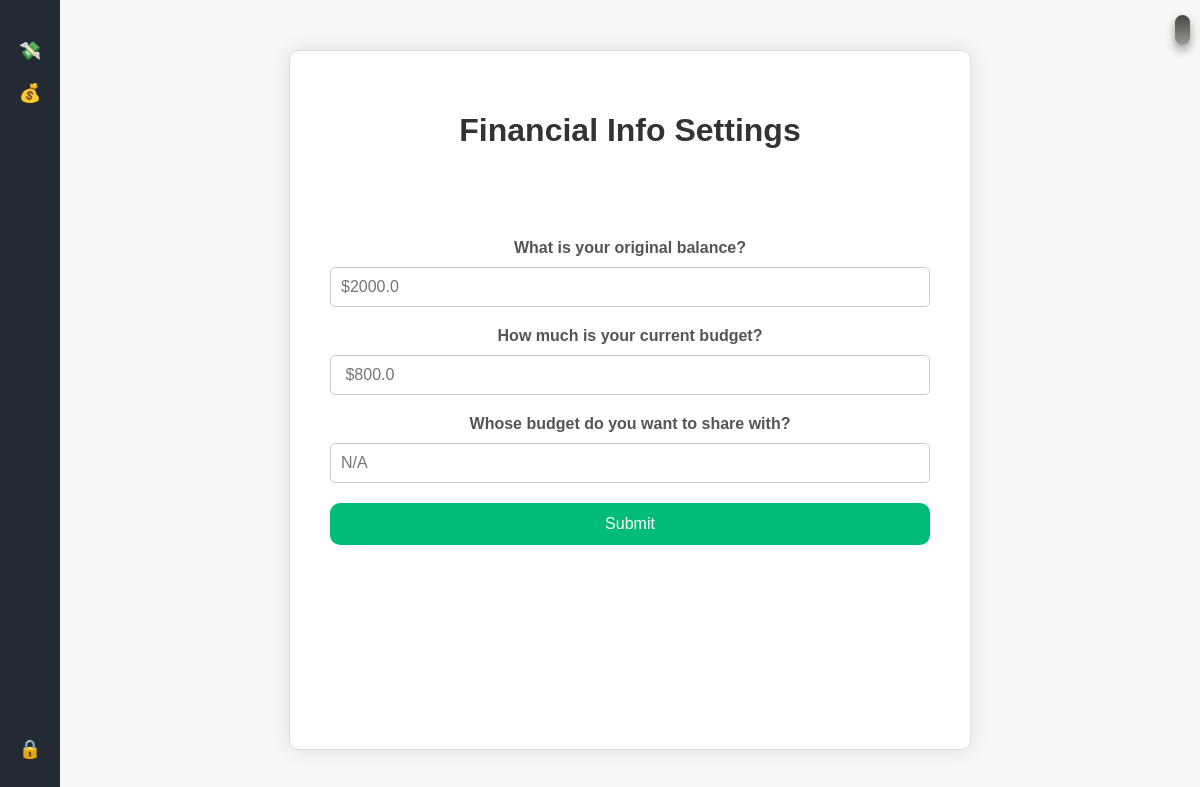
/settings/fillform (signed in), run on the app's committed database.
### models.py (models this page shows, shortened)
class Customers(db.Model):
    cid = Column(Integer, primary_key=True)
    email = Column(String(255), nullable=False)
    first_name = Column(String(255), nullable=False)
    last_name = Column(String(255), nullable=False)
    password = Column(String(256), nullable=False)
    expenses = relationship("Expenses", back_populates="customer")
    shares_1 = relationship("Shares", foreign_keys="Shares.joint_id_1")
    shares_2 = relationship("Shares", foreign_keys="Shares.joint_id_2")
    balance = Column(Float, default=0)
    budget = Column(Float, default=0)
    joint = Column(String(255), default=None)
    spent = Column(Float, default=0)

### main.py (the view)
@app.route("/settings/fillform")
def set():
    if 'cid' not in session:
        return redirect(url_for('login'))
    customer = db.session.execute(db.select(Customers).where(
        Customers.cid == session['cid'])).scalar()
    return render_template('settings.html', balance=customer.balance, budget=customer.budget, joint=customer.joint)

### templates/settings.html (shortened to what this page needs)
{% extends "base.html" %}
{% block content %}
<link rel="stylesheet" href="{{ url_for('static', filename = 'settings.css') }}"/>
<div class="container">
  <h1>Financial Info Settings</h1>
  <form method="POST" id="theForm" action="{{ url_for('expense_update') }}">
    <label for="balance">What is your original balance?</label>
    <input
      type="number"
      id="balance"
      name="balance"
      placeholder="${{ balance }}"
    /><br />
    <label for="budget">How much is your current budget?</label>
    <input
      type="number"
      id="budget"
      name="budget"
      placeholder=" ${{ budget }}"
    /><br />
    <label for="joint">Whose budget do you want to share with?</label>
    <input
      type="text"
      id="joint"
      name="joint"
      placeholder="{{ joint }}"
    /><br />
    <input id="open_window_button" type="submit" value="Submit" data-modal-target="#modal"/>
  </form>
</div>
{% endblock %}

### static/base.css (style rules this page uses)
body { font-family: 'Arial', sans-serif; margin: 0; padding: 0; background-color: #f0f2f5; }

### static/settings.css (style rules this page uses)
:root { --light-bg-color: rgb(216, 197, 197); --dark-bg-color: rgb(37, 33, 33); --light-text-color: rgb(34, 31, 31); --dark-text-color: rgb(230, 217, 217); }
body { font-family: Arial, sans-serif; background-color: #f7f7f7; }
.container { max-width: 600px; width: 70%; margin: 50px auto; background-color: #fff; padding: 40px; border-radius: 10px; box-shadow: 0 0 20px rgba(0, 0, 0, 0.1); border: 1px solid #ddd; }
h1 { color: #333; text-align: center; margin-bottom: 20px; }
form { text-align: center; }
label { font-weight: bold; color: #555; display: block; margin-bottom: 10px; }
input[type="number"], input[type="text"] { width: 100%; padding: 10px; border: 1px solid #ccc; border-radius: 5px; box-sizing: border-box; font-size: 16px; margin-bottom: 20px; }
input[type="submit"] { width: 100%; background-color: #00bc77; border: none; color: white; padding: 12px 0; border-radius: 10px; cursor: pointer; font-size: 16px; }
label, label:after { transition: 0s }

### data on the page
Customers: balance "$2000.0", budget "$800.0", joint "N/A"
